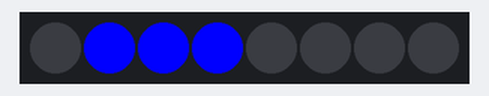
Recording of a sketch running on a simulated Arduino Uno, built with avr-gcc and run on an emulated ATmega328P. Parts: 8 RGB LEDs in strip order, left to right.

Above: at 0.1 s.
At 0.9 s:
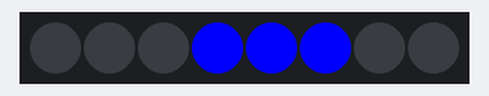
Timing chart, 0 to 130.0 s (numbered marks = the images above):
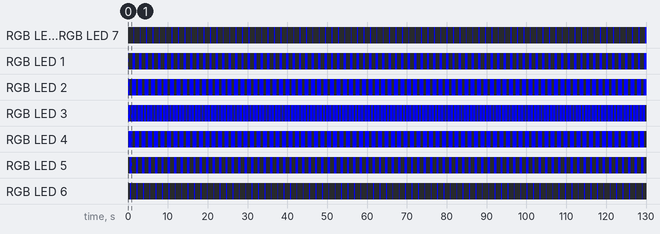

Measured:
- by itself, RGB LED 0, RGB LED 6, RGB LED 7: alternates RGB(0, 0, 255) for 0.20 s and off for 1.4 s
- by itself, RGB LED 1: repeats every 1.6 s: off 1.0 s, RGB(0, 0, 255) 0.60 s
- by itself, RGB LED 2: repeats every 1.6 s: off 0.60 s, RGB(0, 0, 255) 1.0 s
- by itself, RGB LED 3: alternates RGB(0, 0, 255) for 0.60 s and off for 0.20 s
- by itself, RGB LED 4: alternates RGB(0, 0, 255) for 1.0 s and off for 0.60 s
- by itself, RGB LED 5: alternates RGB(0, 0, 255) for 0.60 s and off for 1.0 s

The sketch:

stick_flashlight.ino
```cpp
/*===========================================================
 * Tiny Stick Flashlight
 *
 * Test code for the tiny-stick board.
 * Uses button to change LED color.
 * Uses Potentiometer to change brightness.
 */

#include <Adafruit_NeoPixel.h>

// Which pin to use for DualRingLED control
#define LED_PIN    3

#define BUTTON_PIN 0      // Tiny
//#define BUTTON_PIN 8    // Uno

#define NUMPIXELS  8


#define POT_PIN    2   // Tiny
//#define POT_PIN    A0    // Uno

int pixelState[NUMPIXELS];
int cylonSpeed = 1;
int cylonIndex = 0;

#define CYLONSIZE 3

Adafruit_NeoPixel pixels = Adafruit_NeoPixel(NUMPIXELS, LED_PIN, NEO_GRB+NEO_KHZ800);

#define COLOR_RED     0xFF0000
#define COLOR_GREEN   0x00FF00
#define COLOR_BLUE    0x0000FF
#define COLOR_MAGENTA 0xFF00FF
#define COLOR_YELLOW  0xFFFF00
#define COLOR_CYAN    0x00FFFF
#define COLOR_BLACK   0
#define COLOR_WHITE   0xFFFFFF


/*================================================================================
 * fillAll
 */
void fillAll( uint32_t color )
{
  int i;

  for (i=0; i<NUMPIXELS; i++)
  {
    pixels.setPixelColor(i, color);
  }
}


/*================================================
 * Debounce function.
 *
 * Only count a button press on release, and only if it's been down for a sufficient
 * amount of time.
 *===============================================*/
#define DEBOUNCE_TIME_MS 50
bool buttonPressed( void )
{
  static int last_state=HIGH;
  int current_state;
  static unsigned long down_start_time=0;
  unsigned long current_time;

  current_state = digitalRead(BUTTON_PIN);

  /* Look for high-to-low transistions */
  if (last_state == HIGH)
  {
    if (current_state == LOW)
    {
      last_state = current_state;
      down_start_time = millis();
    }

    return(false);
  }

  else
  {
    /* look for the release with "enough time" to count a button press. */
    if (current_state == HIGH)
    {
      /* button went from low to high.  Was it down long enough? */
      current_time = millis();
      if (current_time - down_start_time > DEBOUNCE_TIME_MS)
      {
        last_state = current_state;
        return(true);
      }
      else
      {
        /* went up too quick...this is a bounce.  */
        last_state = current_state;
        return(false);
      }
    }
    else
    {
      /* We're still "low".  Waiting for release.  */
      return(false);
    }
  }
}

void setup()
{
    int i;
    uint32_t led_color=COLOR_BLUE;

    #if 0
    // Uno debug
    Serial.begin(9600);
    pinMode(BUTTON_PIN,INPUT_PULLUP);
    #endif

    pixels.begin();

    for (int i=0; i < NUMPIXELS; i++)
    {
      if (i < CYLONSIZE)
      {
         pixelState[i] = 1;
         pixels.setPixelColor(i,led_color);
      }
      else
      {
         pixelState[i] = 0;
         pixels.setPixelColor(i,0);
      }
     // delay(50);
      pixels.show();
    }
}

uint32_t colors[] =
{
  COLOR_RED,
  COLOR_BLUE,
  COLOR_GREEN,
  COLOR_WHITE
};

void cylonShift(){
  int tempFirstPixel, tempLastPixel;
  cylonIndex = cylonIndex + cylonSpeed;
  if (cylonSpeed == 1)
  {
  for (int i = NUMPIXELS-1; i > 0; i--)
    {
      tempLastPixel = pixelState[NUMPIXELS-1];
      pixelState[i] = pixelState[i-1];
    }
    pixelState[0] = tempLastPixel;
  }
  else
  {
  for (int i = 0; i < NUMPIXELS-1; i++)
    {
      tempFirstPixel = pixelState[0];
      pixelState[i]=pixelState[i+1];
    }
    pixelState[NUMPIXELS-1]=tempFirstPixel;
   }
  if ((cylonIndex >= NUMPIXELS - 1 - CYLONSIZE) || (cylonIndex <= 0))
    cylonSpeed = cylonSpeed * -1;
}

void showLEDs(){
   uint32_t led_color=COLOR_BLUE;
   for (int i=0; i < NUMPIXELS; i++)
    {
    if (pixelState[i] == 1)
      pixels.setPixelColor(i,led_color);
    else
      pixels.setPixelColor(i,0);
    }
    pixels.show();
}

void loop()
{
  cylonShift();
  showLEDs();
  delay(200);
}
```
